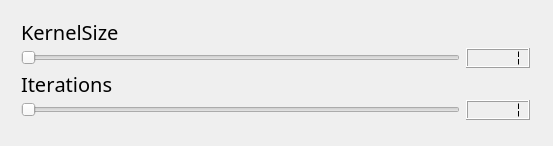
<?xml version="1.0" encoding="UTF-8"?>
<ui version="4.0">
 <class>OpenStepDialog</class>
 <widget class="QDialog" name="OpenStepDialog">
  <property name="geometry">
   <rect>
    <x>0</x>
    <y>0</y>
    <width>553</width>
    <height>146</height>
   </rect>
  </property>
  <property name="windowTitle">
   <string>OpenStepDialog</string>
  </property>
  <widget class="QWidget" name="layoutWidget">
   <property name="geometry">
    <rect>
     <x>10</x>
     <y>10</y>
     <width>531</width>
     <height>121</height>
    </rect>
   </property>
   <layout class="QVBoxLayout" name="verticalLayout">
    <item>
     <widget class="QLabel" name="label">
      <property name="font">
       <font>
        <family>Replica-Bold</family>
        <pointsize>15</pointsize>
        <kerning>false</kerning>
       </font>
      </property>
      <property name="text">
       <string>KernelSize</string>
      </property>
     </widget>
    </item>
    <item>
     <layout class="QHBoxLayout" name="horizontalLayout_2">
      <item>
       <widget class="QSlider" name="kernelSizeSlider">
        <property name="minimum">
         <number>1</number>
        </property>
        <property name="orientation">
         <enum>Qt::Horizontal</enum>
        </property>
       </widget>
      </item>
      <item>
       <widget class="QLCDNumber" name="kernelSizeNumber">
        <property name="segmentStyle">
         <enum>QLCDNumber::Flat</enum>
        </property>
        <property name="value" stdset="0">
         <double>1.000000000000000</double>
        </property>
       </widget>
      </item>
     </layout>
    </item>
    <item>
     <widget class="QLabel" name="label_2">
      <property name="font">
       <font>
        <family>Replica-Bold</family>
        <pointsize>15</pointsize>
        <kerning>false</kerning>
       </font>
      </property>
      <property name="text">
       <string>Iterations</string>
      </property>
     </widget>
    </item>
    <item>
     <layout class="QHBoxLayout" name="horizontalLayout">
      <item>
       <widget class="QSlider" name="iterationsSlider">
        <property name="minimum">
         <number>1</number>
        </property>
        <property name="orientation">
         <enum>Qt::Horizontal</enum>
        </property>
       </widget>
      </item>
      <item>
       <widget class="QLCDNumber" name="iterationsNumber">
        <property name="segmentStyle">
         <enum>QLCDNumber::Flat</enum>
        </property>
        <property name="value" stdset="0">
         <double>1.000000000000000</double>
        </property>
       </widget>
      </item>
     </layout>
    </item>
   </layout>
  </widget>
 </widget>
 <layoutdefault spacing="6" margin="11"/>
 <resources/>
 <connections>
  <connection>
   <sender>iterationsSlider</sender>
   <signal>valueChanged(int)</signal>
   <receiver>iterationsNumber</receiver>
   <slot>display(int)</slot>
   <hints>
    <hint type="sourcelabel">
     <x>99</x>
     <y>120</y>
    </hint>
    <hint type="destinationlabel">
     <x>241</x>
     <y>121</y>
    </hint>
   </hints>
  </connection>
  <connection>
   <sender>kernelSizeSlider</sender>
   <signal>valueChanged(int)</signal>
   <receiver>kernelSizeNumber</receiver>
   <slot>display(int)</slot>
   <hints>
    <hint type="sourcelabel">
     <x>99</x>
     <y>60</y>
    </hint>
    <hint type="destinationlabel">
     <x>241</x>
     <y>61</y>
    </hint>
   </hints>
  </connection>
 </connections>
</ui>
